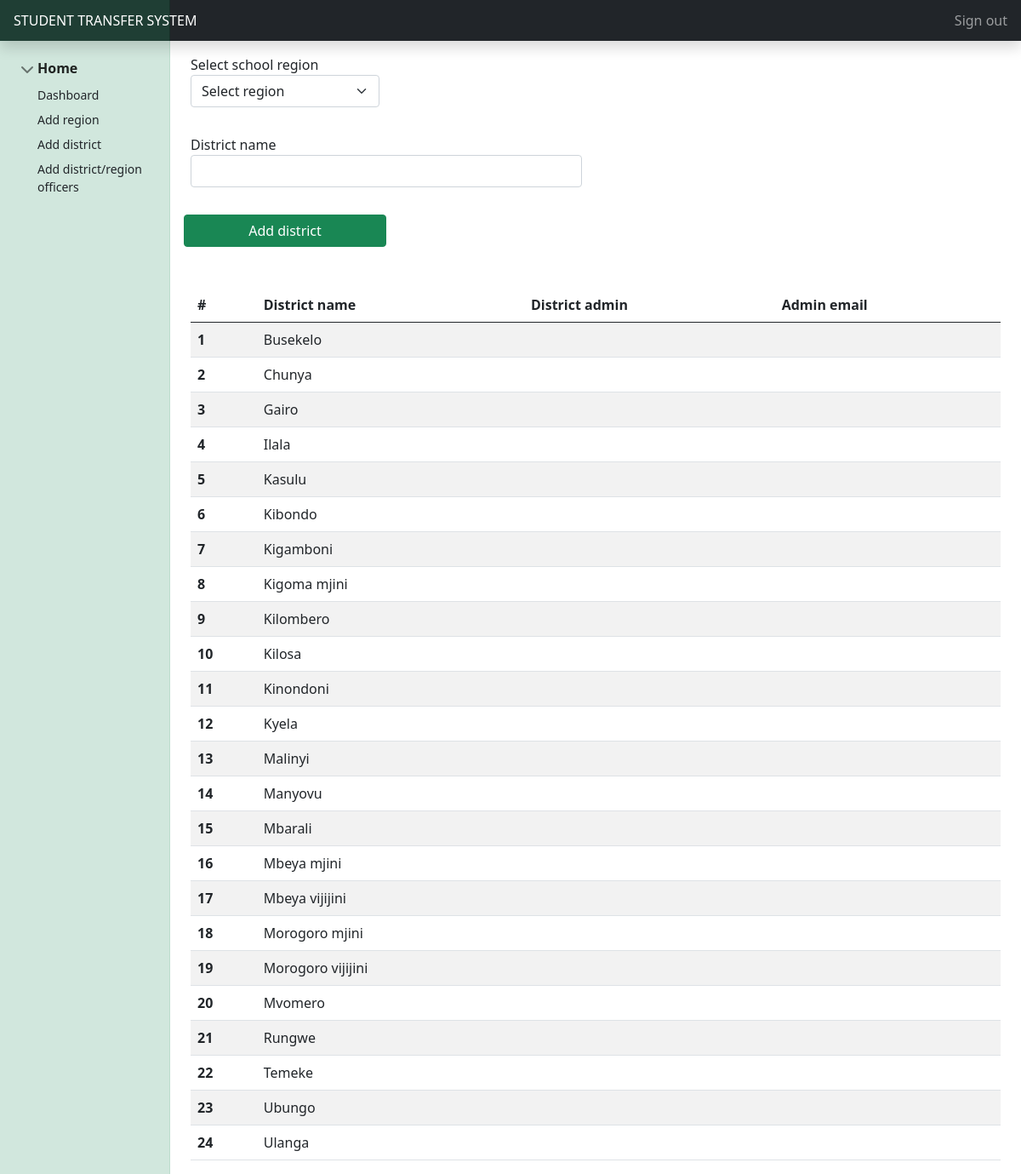
Screenshot of /index.php?url=district (signed in) with the database file from the repository.
### tables this page shows
CREATE TABLE `districts` (
  `district_id` bigint(5) NOT NULL,
  `region_id` bigint(5) NOT NULL,
  `district` varchar(50) NOT NULL
);

### includes/includes.php (called while the page is built, shortened)
<?php
class Database
{
    protected $dbConnect = null;
    public function __construct()
    {
        if(!$this->dbConnect) {
            $conn = new mysqli(DB_HOST, DB_USER, DB_PASSWORD, DB_NAME);
        }
        if($conn->connect_error){
            die("Error failed to connect to MySQL: " . $conn->connect_error);
        }else{
            $this->dbConnect = $conn;
        }
    }
    public function getData($sqlQuery)
    {
        $result = mysqli_query($this->dbConnect, $sqlQuery);
        if ( $result->num_rows > 0 ) {
            $data = array();
            while ($row = $result->fetch_assoc()) {
                $data[] = $row;
            }
        }
        return @$data;
    }
}
class  Location extends Database
{
    public function getAllDistrict() {
        $sqlQuery = "SELECT * FROM ".$this->districtTable." ORDER BY district ASC";
        return $this->getData($sqlQuery);
    }
}

### includes/add-district.php (the view, shortened to what this page needs)
<?php
$districts = $location->getAllDistrict();
$region = $location->getRegions();
?>
<div class="form">
<form method="POST" class=" row g-3 col-md-6">
    <div class="col-md-6">
        <label for="floatingInput">Select school region</label>
        <select name="region_id" id="region_id" class="form-select form-select-md mb-3" aria-label=".form-select-md example">
            <option>Select region</option>
            <?php
            $oneDArray = array_merge(...$region);
            if ($region != null) {
                var_dump($oneDArray);
            } else {
                var_dump($region);
            }
            ?>
        </select>
    </div>
    <div class="mb-3">
        <label for="floatingInput">District name</label>
        <input type="text" name="district" class="form-control" id="floatingInput">
    </div>
    <button type="submit" class="btn btn-success col-md-6" name="add-district">Add district</button>
</form>
</div>
<div class="bd-example mt-5">
<table class="table table-striped">
    <thead>
    <tr>
    <th scope="col">#</th>
    <th scope="col">District name</th>
    <th scope="col">District admin</th>
    <th scope="col">Admin email</th>
    </tr>
    </thead>
    <tbody>
<?php
$rownum = 1;
if (@$districts != NULL) {
    for ($i=0; $i < sizeof($districts); $i++) {
        $admin = $user->getDistrictAdmin($districts[$i]['district_id']);
        echo '<tr>';
        echo '<th scope="row">'.$rownum.'</th>';
        echo '<td>'.$districts[$i]['district'].'</td>';
        echo '<td>'.@$admin[0]['firstname'].' '.@$admin[0]['lastname'].'</td>';
        echo '<td>'.@$admin[0]['email'].'</td>';
        echo '</tr>';
        $rownum++;
    }
} else {
    echo '<tr>';
    echo '<th scope="row" colspan="8">No results</th>';
    echo '</tr>';
}
?>
    </tbody>
</table>
</div>

### css/style.css (style rules this page uses)
* { box-sizing: border-box; }
html, body { height: 100% !important; width: 100% !important; font-family: "Segoe UI", Tahoma, Geneva, Verdana, sans-serif; font-size: 1rem; }

### rows the page displays
districts: district "Busekelo"
districts: district "Chunya"
districts: district "Gairo"
districts: district "Ilala"
districts: district "Kasulu"
districts: district "Kibondo"
districts: district "Kigamboni"
districts: district "Kigoma mjini"
districts: district "Kilombero"
districts: district "Kilosa"
districts: district "Kinondoni"
districts: district "Kyela"
districts: district "Malinyi"
districts: district "Manyovu"
districts: district "Mbarali"
districts: district "Mbeya mjini"
districts: district "Mbeya vijijini"
districts: district "Morogoro mjini"
districts: district "Morogoro vijijini"
districts: district "Mvomero"
districts: district "Rungwe"
districts: district "Temeke"
districts: district "Ubungo"
districts: district "Ulanga"

### other values shown
$systemName "STUDENT TRANSFER SYSTEM"
